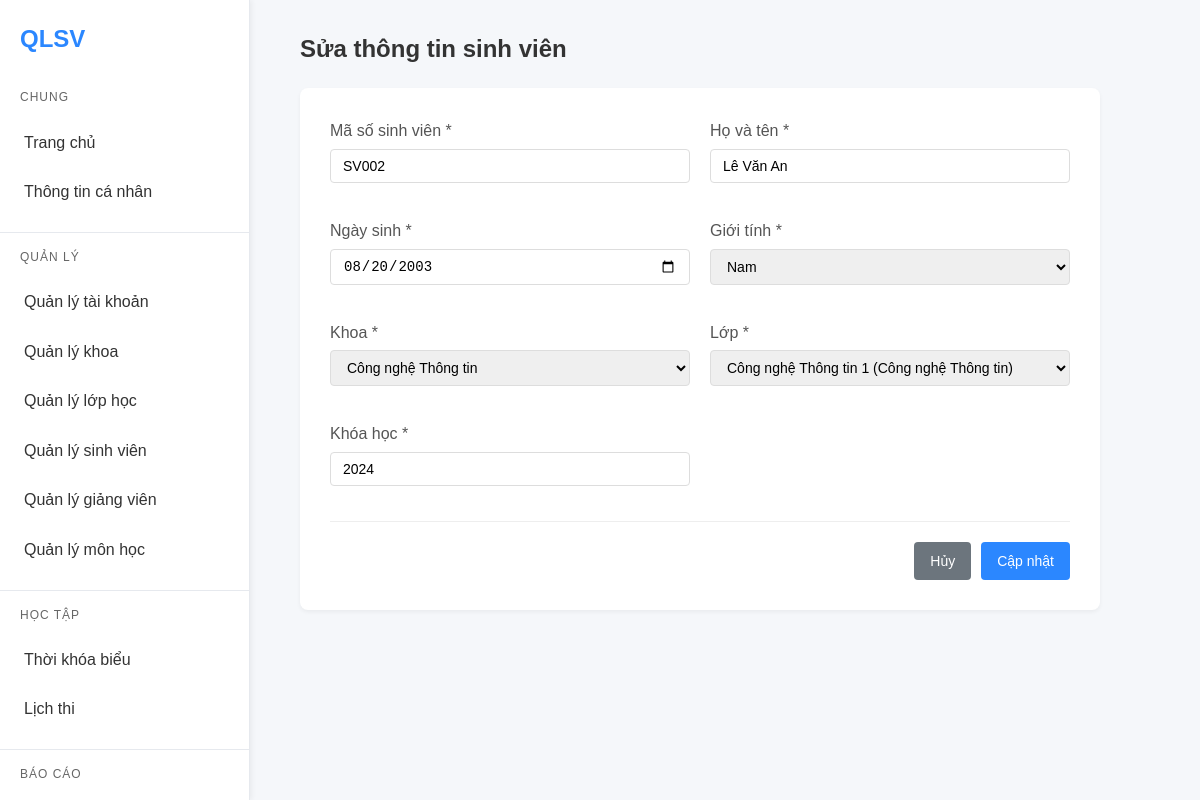
The app's page /student/form.php?id=2 (signed in) with its own data.
### tables this page shows
CREATE TABLE students (
    id INT AUTO_INCREMENT PRIMARY KEY,
    student_code VARCHAR(20) UNIQUE NOT NULL,
    user_id INT,
    full_name VARCHAR(100) NOT NULL,
    date_of_birth DATE NOT NULL,
    gender ENUM('M', 'F', 'O') NOT NULL,
    class_id INT,
    department_id INT,
    academic_year INT NOT NULL,
    created_at TIMESTAMP DEFAULT CURRENT_TIMESTAMP,
    FOREIGN KEY (user_id) REFERENCES users(id),
    FOREIGN KEY (class_id) REFERENCES classes(id),
    FOREIGN KEY (department_id) REFERENCES departments(id)
);

CREATE TABLE departments (
    id INT AUTO_INCREMENT PRIMARY KEY,
    department_code VARCHAR(10) UNIQUE NOT NULL,
    department_name VARCHAR(100) NOT NULL
);

CREATE TABLE classes (
    id INT AUTO_INCREMENT PRIMARY KEY,
    class_code VARCHAR(20) UNIQUE NOT NULL,
    class_name VARCHAR(100) NOT NULL,
    department_id INT,
    academic_year INT NOT NULL,
    FOREIGN KEY (department_id) REFERENCES departments(id)
);

### student/form.php (the view, shortened to what this page needs)
<?php
require_once '../connect.php';
$departments = [];
$dept_query = "SELECT * FROM departments ORDER BY department_name";
$dept_result = mysqli_query($connection, $dept_query);
while ($row = mysqli_fetch_assoc($dept_result)) {
    $departments[] = $row;
}
$classes = [];
$class_query = "SELECT c.*, d.department_name
                FROM classes c
                LEFT JOIN departments d ON c.department_id = d.id
                ORDER BY c.class_name";
$class_result = mysqli_query($connection, $class_query);
while ($row = mysqli_fetch_assoc($class_result)) {
    $classes[] = $row;
}
$id = $_GET['id'] ?? null;
$student = [
    'student_code' => '',
    'full_name' => '',
    'date_of_birth' => '',
    'gender' => '',
    'class_id' => '',
    'department_id' => '',
    'academic_year' => date('Y'),
];
if ($id && $connection) {
    $sql = "SELECT * FROM students WHERE id = ?";
    $stmt = mysqli_prepare($connection, $sql);
    mysqli_stmt_bind_param($stmt, "i", $id);
    mysqli_stmt_execute($stmt);
    $result = mysqli_stmt_get_result($stmt);
    if ($row = mysqli_fetch_assoc($result)) {
        $student = $row;
    }
}
?>
<!DOCTYPE html>
<html lang="vi">
<head>
    <link rel="stylesheet" href="../css/chung.css?v=3">
</head>
<body>
    <div class="sidebar">
        <div class="brand">QLSV</div>
        <div class="nav-section">
            <div class="nav-header">Chung</div>
            <a href="../dashboard.php">Trang chủ</a>
            <a href="../profile.php">Thông tin cá nhân</a>
        </div>
        <div class="nav-section">
            <div class="nav-header">Quản lý</div>
            <a href="../account/list.php">Quản lý tài khoản</a>
            <a href="../department/list.php">Quản lý khoa</a>
            <a href="../classes/list.php">Quản lý lớp học</a>
            <a href="list.php">Quản lý sinh viên</a>
            <a href="../teacher/list.php">Quản lý giảng viên</a>
            <a href="../subject/list.php">Quản lý môn học</a>
        </div>
        <div class="nav-section">
            <div class="nav-header">Học tập</div>
            <a href="../schedule/index.php">Thời khóa biểu</a>
            <a href="../schedule/lichthi.php">Lịch thi</a>
        </div>
        <div class="nav-section">
            <div class="nav-header">Báo cáo</div>
            <a href="../reports/students.php">Thống kê sinh viên</a>
        </div>
    </div>
    <div class="main">
        <div class="actions">
            <h1><?php echo $id ? 'Sửa thông tin sinh viên' : 'Thêm sinh viên mới'; ?></h1>
        </div>
        <div class="form-container">
            <form method="post" action="form.php<?php echo $id ? '?id='.intval($id) : ''; ?>">
                <div class="form-grid">
                    <div class="form-group">
                        <label for="student_code">Mã số sinh viên *</label>
                        <input type="text" id="student_code" name="student_code"
                               value="<?php echo htmlspecialchars($student['student_code']); ?>"
                               required <?php echo $id ? 'readonly' : ''; ?>>
                    </div>
                    <div class="form-group">
                        <label for="full_name">Họ và tên *</label>
                        <input type="text" id="full_name" name="full_name"
                               value="<?php echo htmlspecialchars($student['full_name']); ?>"
                               required>
                    </div>
                    <div class="form-group">
                        <label for="date_of_birth">Ngày sinh *</label>
                        <input type="date" id="date_of_birth" name="date_of_birth"
                               value="<?php echo htmlspecialchars($student['date_of_birth']); ?>"
                               required>
                    </div>
                    <div class="form-group">
                        <label for="gender">Giới tính *</label>
                        <select id="gender" name="gender" required>
                            <option value="M" <?php echo $student['gender'] === 'M' ? 'selected' : ''; ?>>Nam</option>
                        </select>
                    </div>
                    <div class="form-group">
                        <label for="department_id">Khoa *</label>
                        <select id="department_id" name="department_id" required>
                            <?php foreach ($departments as $dept): ?>
                            <option value="<?php echo $dept['id']; ?>"
                                    <?php echo $student['department_id'] == $dept['id'] ? 'selected' : ''; ?>>
                                <?php echo htmlspecialchars($dept['department_name']); ?>
                            </option>
                            <?php endforeach; ?>
                        </select>
                    </div>
                    <div class="form-group">
                        <label for="class_id">Lớp *</label>
                        <select id="class_id" name="class_id" required>
                            <?php foreach ($classes as $class): ?>
                            <option value="<?php echo $class['id']; ?>"
                                    <?php echo $student['class_id'] == $class['id'] ? 'selected' : ''; ?>>
                                <?php echo htmlspecialchars($class['class_name']); ?>
                                (<?php echo htmlspecialchars($class['department_name']); ?>)
                            </option>
                            <?php endforeach; ?>
                        </select>
                    </div>
                    <div class="form-group">
                        <label for="academic_year">Khóa học *</label>
                        <input type="number" id="academic_year" name="academic_year"
                               value="<?php echo htmlspecialchars($student['academic_year']); ?>"
                               min="2000" max="2099" required>
                    </div>
                </div>
                <div class="form-actions">
                    <a href="list.php" class="btn btn-secondary">Hủy</a>
                    <button type="submit" class="btn btn-primary">
                        <?php echo $id ? 'Cập nhật' : 'Thêm sinh viên'; ?>
                    </button>
                </div>
            </form>
        </div>
    </div>
</body>
</html>

### css/chung.css (style rules this page uses)
* { margin: 0; padding: 0; box-sizing: border-box; }
body { font-family: Arial, Helvetica, sans-serif; background: #f5f7fa; line-height: 1.6; color: #333; min-height: 100vh; }
.sidebar { position: fixed !important; left: 0; top: 0; width: 250px !important; height: 100vh !important; background: #fff; border-right: 1px solid #e6e9ee; padding-top: 20px; z-index: 1000; overflow-y: auto; box-shadow: 2px 0 5px rgba(0,0,0,0.05); }
.main { margin-left: 270px !important; padding: 30px; min-height: 100vh; }
.brand { font-weight: bold !important; padding: 0 20px 20px !important; color: #2b87ff !important; font-size: 24px !important; }
.sidebar a { display: block !important; padding: 12px 20px !important; color: #333 !important; text-decoration: none !important; border-left: 4px solid transparent !important; transition: all 0.3s ease !important; }
.actions { display: flex; justify-content: space-between; align-items: center; margin-bottom: 20px; flex-wrap: wrap; gap: 15px; }
.actions h1 { margin: 0; }
.nav-section { margin-bottom: 15px; border-bottom: 1px solid #e6e9ee; padding-bottom: 15px; }
.nav-header { padding: 0 20px; color: #666; font-size: 12px; text-transform: uppercase; letter-spacing: 1px; margin: 10px 0; }
h1 { color: #333; margin-bottom: 20px; font-size: 24px; }
.form-group { margin-bottom: 15px; }
.form-group label { display: block; margin-bottom: 5px; color: #555; font-weight: 500; }
input[type="text"], input[type="password"], input[type="email"], input[type="number"], input[type="date"], select, textarea { width: 100%; padding: 8px 12px; border: 1px solid #ddd; border-radius: 4px; font-size: 14px; transition: border-color 0.3s ease; }
.btn { display: inline-block; padding: 8px 16px; border: none; border-radius: 4px; cursor: pointer; font-size: 14px; font-weight: 500; text-decoration: none; transition: background-color 0.3s ease; }
.btn-primary { background: #2b87ff; color: white; }
.btn-secondary { background: #6c757d; color: white; }

### student/form.php (style rules this page uses)
.form-container { max-width: 800px; background: white; padding: 30px; border-radius: 8px; box-shadow: 0 2px 4px rgba(0,0,0,0.05); }
.form-grid { display: grid; grid-template-columns: repeat(2, 1fr); gap: 20px; }
.form-actions { margin-top: 20px; padding-top: 20px; border-top: 1px solid #eee; display: flex; justify-content: flex-end; gap: 10px; }

### records on screen
students: student_code "SV002", full_name "Lê Văn An", date_of_birth "08/20/2003", gender "Nam", department_id "Công nghệ Thông tin", class_id "Công nghệ Thông tin 1 (Công nghệ Thông tin)", academic_year "2024"
